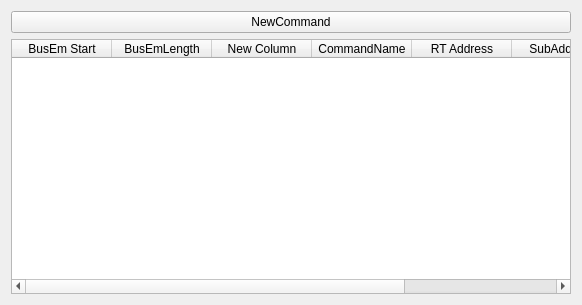
<?xml version="1.0" encoding="UTF-8"?>
<ui version="4.0">
 <class>Form</class>
 <widget class="QWidget" name="Form">
  <property name="geometry">
   <rect>
    <x>0</x>
    <y>0</y>
    <width>582</width>
    <height>305</height>
   </rect>
  </property>
  <property name="windowTitle">
   <string>Form</string>
  </property>
  <layout class="QVBoxLayout" name="verticalLayout">
   <item>
    <widget class="QPushButton" name="pushButton">
     <property name="text">
      <string>NewCommand</string>
     </property>
    </widget>
   </item>
   <item>
    <widget class="QTableWidget" name="tableWidget">
     <column>
      <property name="text">
       <string>BusEm Start</string>
      </property>
     </column>
     <column>
      <property name="text">
       <string>BusEmLength</string>
      </property>
     </column>
     <column>
      <property name="text">
       <string>New Column</string>
      </property>
     </column>
     <column>
      <property name="text">
       <string>CommandName</string>
      </property>
     </column>
     <column>
      <property name="text">
       <string>RT Address</string>
      </property>
     </column>
     <column>
      <property name="text">
       <string>SubAddress</string>
      </property>
     </column>
     <column>
      <property name="text">
       <string>Enabled</string>
      </property>
     </column>
    </widget>
   </item>
  </layout>
 </widget>
 <resources/>
 <connections/>
</ui>
